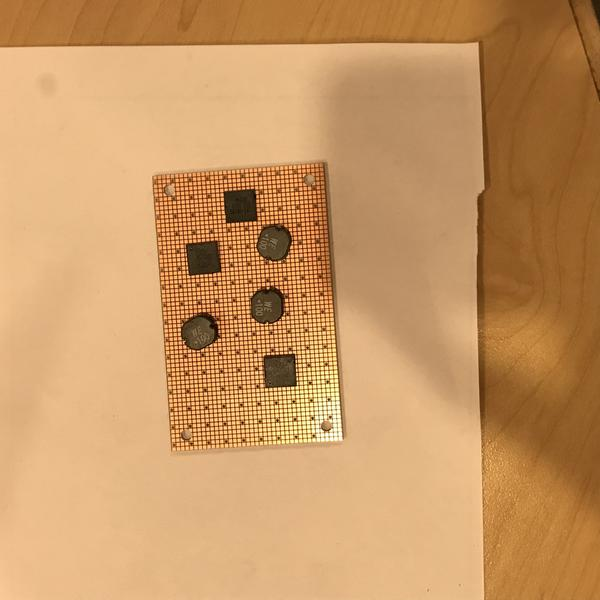
#> input picture NN_testing/board/train/IMG_5122.JPG, 600 x 600 px, found by its file name
$ python CircuitBoardTrackingTesting.py
#> lines starting #> are read from the running program, lines starting #| are printed output that depends on the picture; after the words box and inside, x2 and y2 are one past the last pixel; in counts of white or black regions, pixels touching at a corner belong together
import cv2
import imutils
import numpy as np
from matplotlib import pyplot as plt

# [41 lines left out: functions show, findRect, not called in this run]

def findRectt(im):
    gray = cv2.cvtColor(img,cv2.COLOR_BGR2GRAY)

    gray = np.float32(gray)
    dst = cv2.cornerHarris(gray,5,25,0.04)

    #result is dilated for marking the corners, not important
    dst = cv2.dilate(dst,None)

    # Threshold for an optimal value, it may vary depending on the image.
    print (dst>0.01*dst.max())
    img[dst>0.01*dst.max()]=[0,0,255]

    cv2.imshow('dst',img)
    if cv2.waitKey(0) & 0xff == 27:
        cv2.destroyAllWindows()

img = cv2.imread("test.jpg")
img = cv2.imread("train/IMG_5122.JPG")
#> img is the input picture: shape (600, 600, 3); mean B, G, R 99.8, 151.1, 199.8
im = imutils.resize(img, width=400)
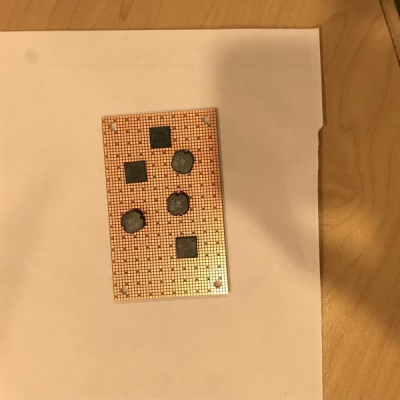
#> im: shape (400, 400, 3); mean B, G, R 99.8, 151.1, 199.8
findRectt(im)
#> in findRectt, `gray = cv2.cvtColor(img,cv2.COLOR_BGR2GRAY)`:
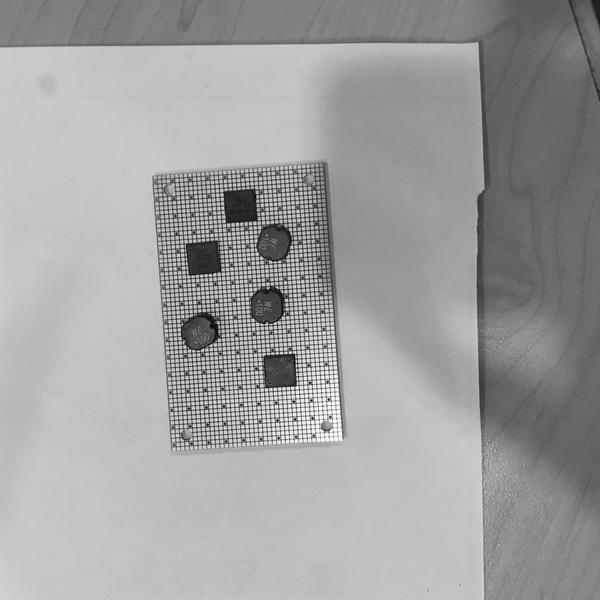
#> gray: shape (600, 600); min 6, max 253, mean 159.8
#> in findRectt, `dst = cv2.cornerHarris(gray,5,25,0.04)`:
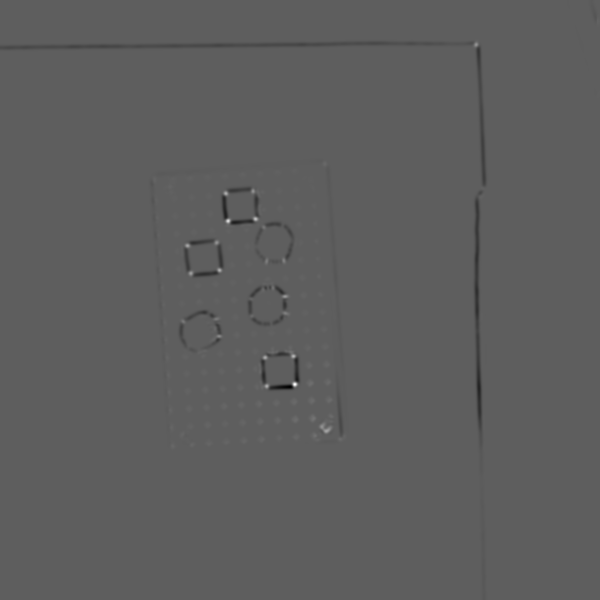
#> dst: shape (600, 600) float32; min -1.38e+31, max 2.34e+31, mean -5.64e+28; drawn with min black and max white
#> (printed output is left out)
#> in findRectt, `img[dst>0.01*dst.max()]=[0,0,255]`:
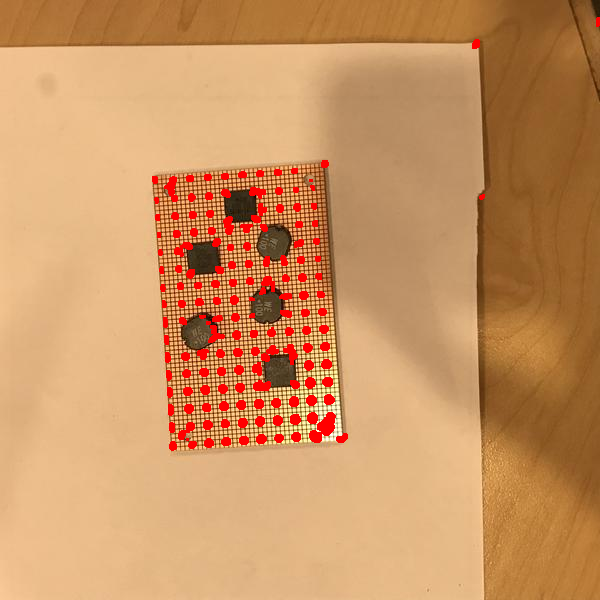
#> img: shape (600, 600, 3); 2.96% of pixels changed, all inside (x1, y1, x2, y2) = (152, 17, 600, 451)
#> (key Esc is pressed here)

# [49 lines left out: function findRecttt, not called in this run]

#findRectt()

$ run again, with NN_testing/board/train/IMG_5096.JPG copied over NN_testing/board/train/IMG_5122.JPG
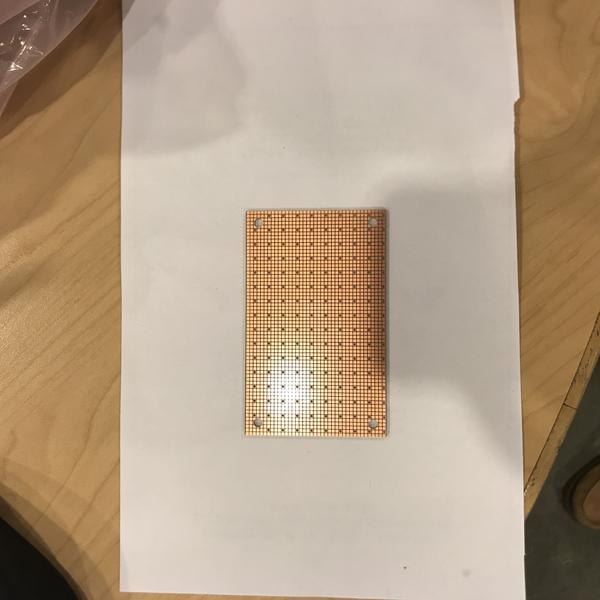
#> input picture NN_testing/board/train/IMG_5096.JPG, 600 x 600 px, found by its file name
#> img is the input picture: shape (600, 600, 3); mean B, G, R 135, 158.9, 180.2
#> in findRectt, `dst = cv2.cornerHarris(gray,5,25,0.04)`:
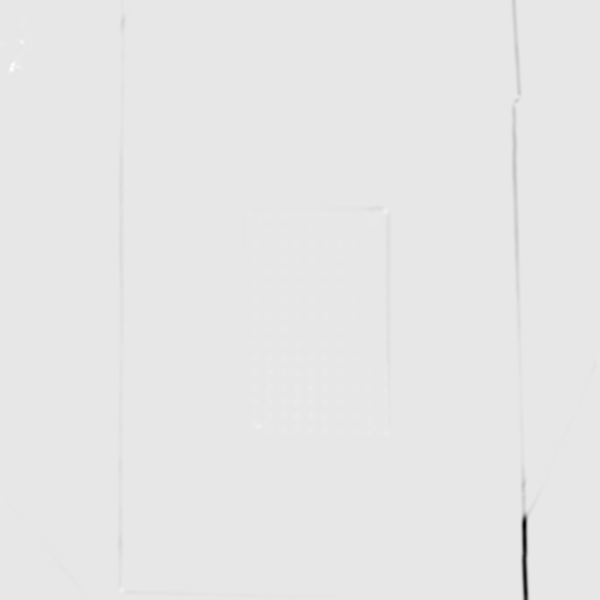
#> dst: shape (600, 600) float32; min -5.74e+31, max 5.71e+30, mean -9.96e+28; drawn with min black and max white
#> (printed output is left out)
#> in findRectt, `img[dst>0.01*dst.max()]=[0,0,255]`:
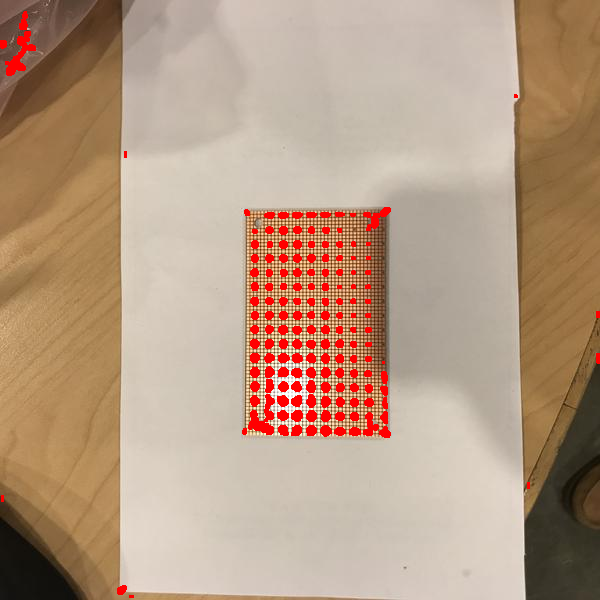
#> img: shape (600, 600, 3); 2.99% of pixels changed, all inside (x1, y1, x2, y2) = (0, 11, 600, 598)

$ run again, with NN_testing/board/train/IMG_5097.JPG copied over NN_testing/board/train/IMG_5122.JPG
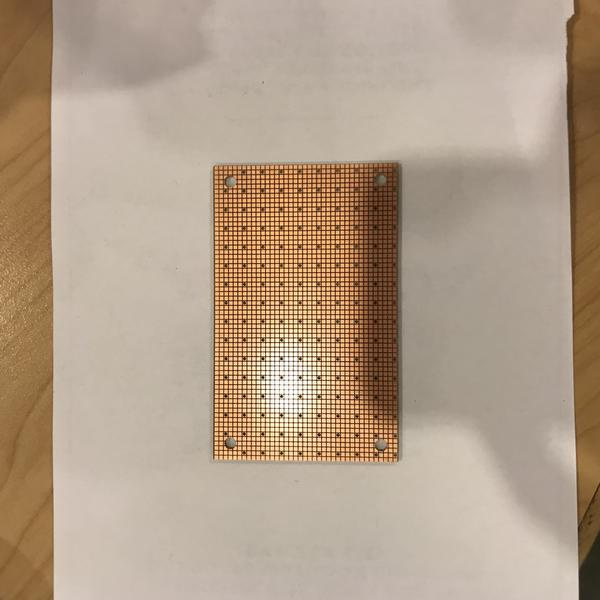
#> input picture NN_testing/board/train/IMG_5097.JPG, 600 x 600 px, found by its file name
#> img is the input picture: shape (600, 600, 3); mean B, G, R 137.4, 158, 177.9
#> in findRectt, `dst = cv2.cornerHarris(gray,5,25,0.04)`:
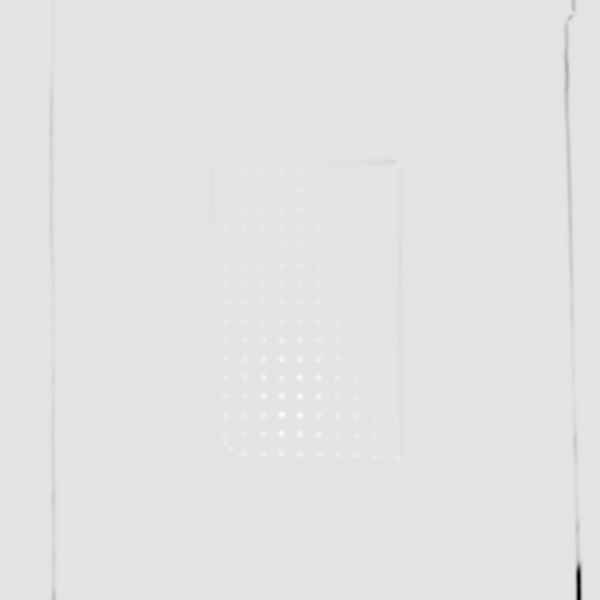
#> dst: shape (600, 600) float32; min -5.28e+31, max 6.26e+30, mean -6.61e+28; drawn with min black and max white
#> (printed output is left out)
#> in findRectt, `img[dst>0.01*dst.max()]=[0,0,255]`:
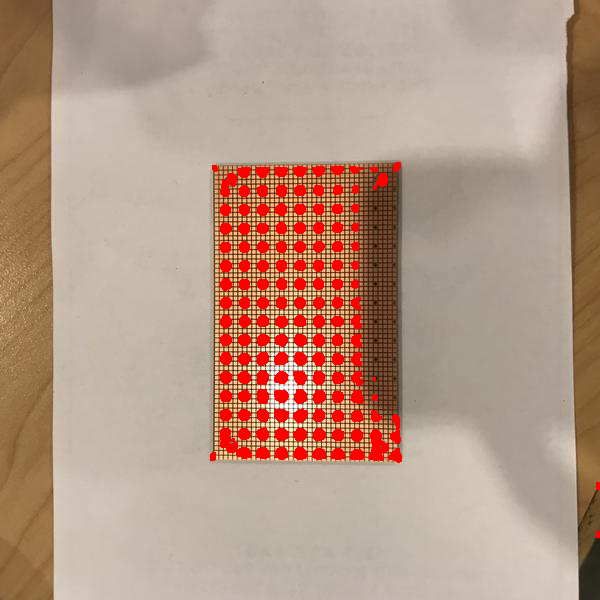
#> img: shape (600, 600, 3); 4.69% of pixels changed, all inside (x1, y1, x2, y2) = (210, 162, 600, 538)

$ run again, with NN_testing/board/train/IMG_5098.JPG copied over NN_testing/board/train/IMG_5122.JPG
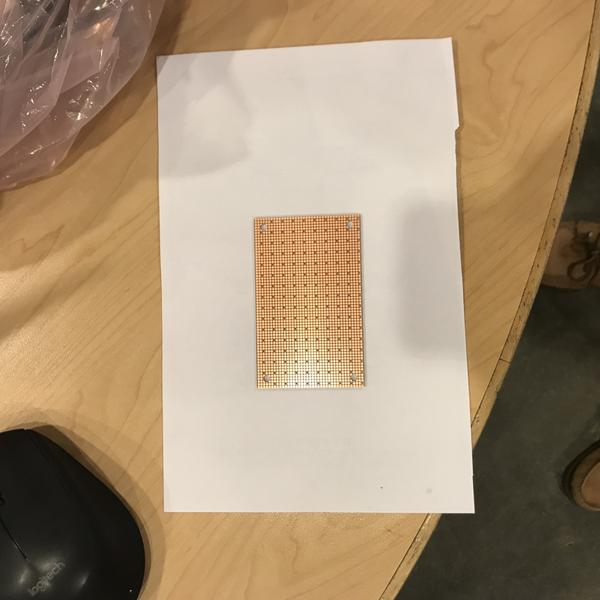
#> input picture NN_testing/board/train/IMG_5098.JPG, 600 x 600 px, found by its file name
#> img is the input picture: shape (600, 600, 3); mean B, G, R 115.5, 144.1, 167.5
#> in findRectt, `dst = cv2.cornerHarris(gray,5,25,0.04)`:
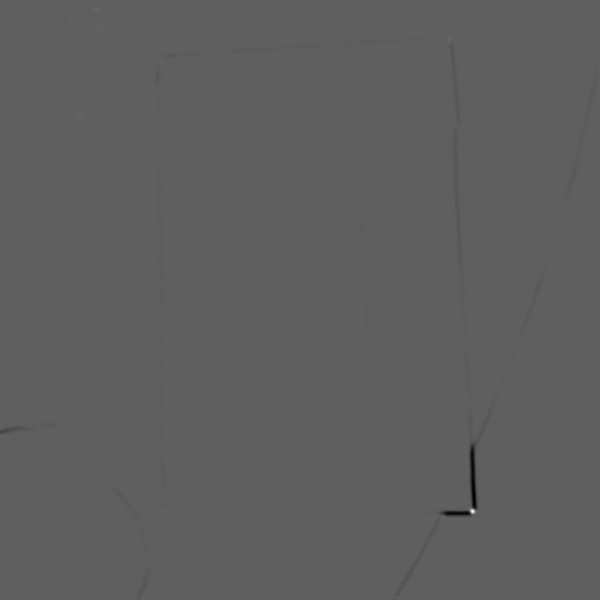
#> dst: shape (600, 600) float32; min -7.42e+31, max 1.24e+32, mean -1.36e+29; drawn with min black and max white
#> (printed output is left out)
#> in findRectt, `img[dst>0.01*dst.max()]=[0,0,255]`:
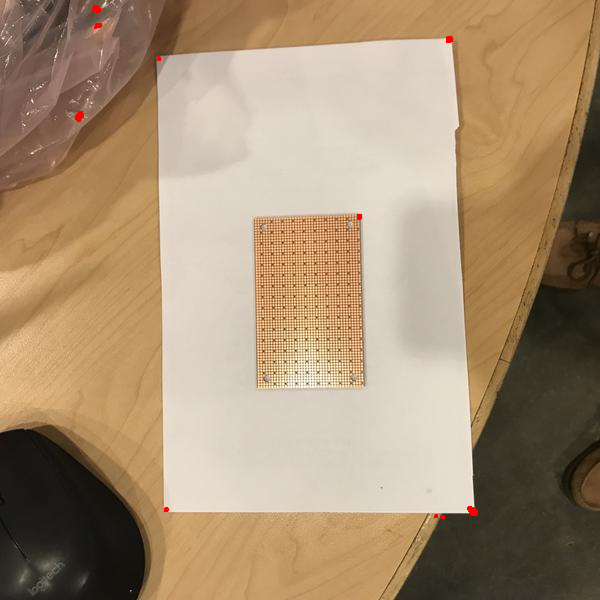
#> img: shape (600, 600, 3); 0.11% of pixels changed, all inside (x1, y1, x2, y2) = (75, 5, 478, 519)
